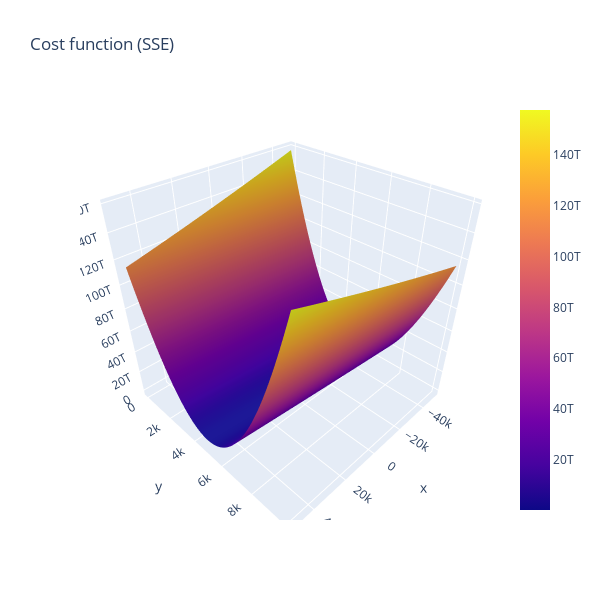

The notebook cell this image was saved under:
### Code cell
import pandas as pd
import numpy as np
import seaborn as sns
import matplotlib.pyplot as plt
import statsmodels.api as sm
plt.style.use('seaborn')
import plotly.graph_objects as go

from plotly.offline import download_plotlyjs, init_notebook_mode
from plotly.offline import plot, iplot

df = sns.load_dataset('diamonds')            # load dataset from seaborn lib
df['const'] = 1                              # vector of 1s


## Plot cost function (SSE) across various beta parameters
b0v = np.linspace(-50000, 50000, 100)
b1v = np.linspace(0, 10000, 100)
sse = np.zeros((len(b0v), len(b1v)))

for pos0, b0 in enumerate(b0v):
    for pos1, b1 in enumerate(b1v):
        sse[pos0, pos1] = cost_func(y=df.price, x=df.carat, b0=b0, b1=b1)

fig = go.Figure(data=[go.Surface(x=b0v, y=b1v, z=sse)])
fig.update_layout(title='Cost function (SSE)', autosize=True,
                  width=600, height=600, xaxis_title='b0', yaxis_title='b1')
